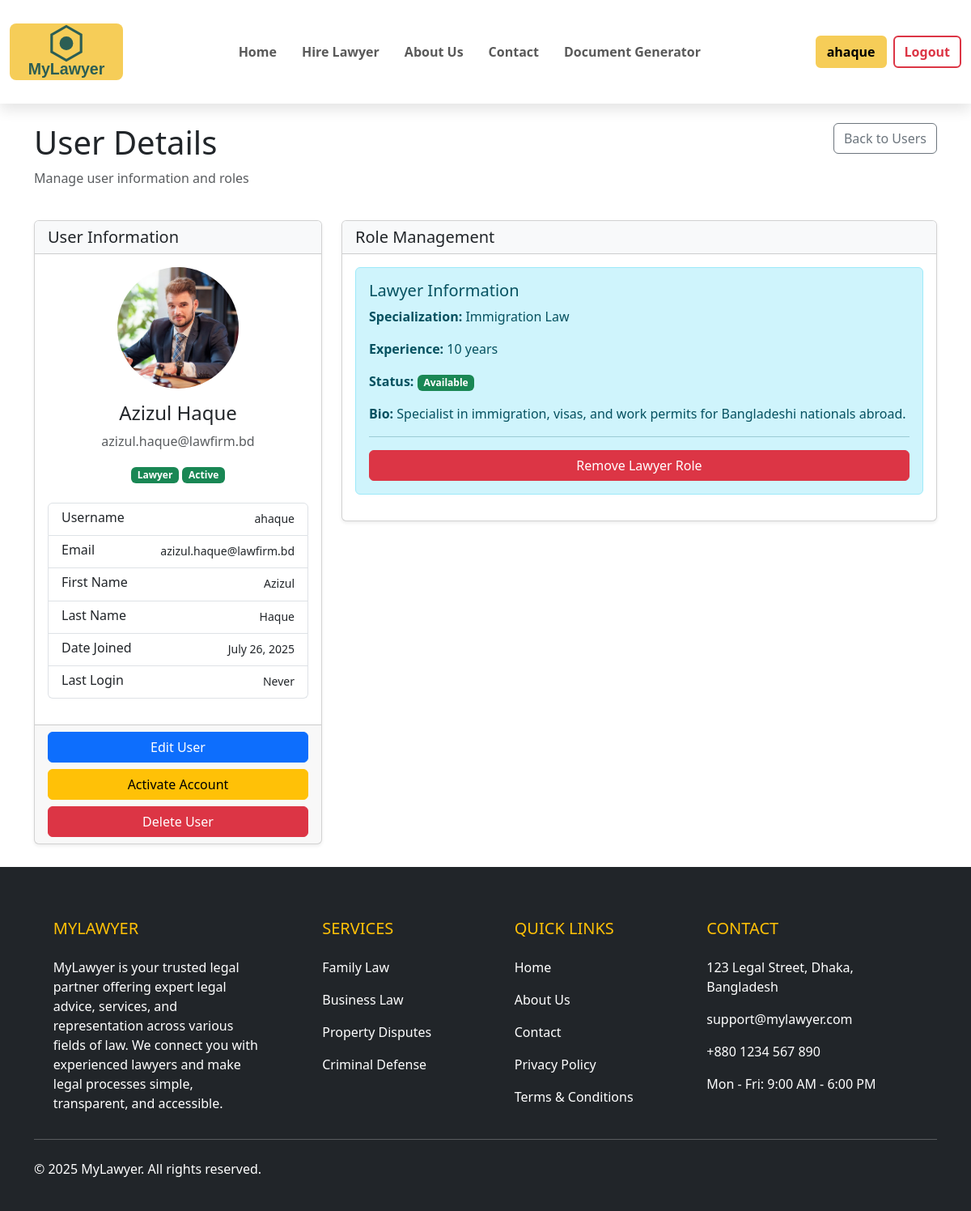
/admin-panel/users/37/ (signed in), run on the app's committed database.
### core/models.py (models this page shows, shortened)
class LawyerProfile(models.Model):
    user = models.OneToOneField(User, on_delete=models.CASCADE)
    profile_picture = models.ImageField(upload_to='profile_pics/', blank=True, null=True)
    specialization = models.CharField(max_length=100)
    experience_years = models.PositiveIntegerField()
    bio = models.TextField()
    available = models.BooleanField(default=True)

### core/views.py (the view)
# urls.py: path('admin-panel/users/<int:user_id>/', views.user_detail, name='admin_user_detail'),
@login_required
@user_passes_test(is_admin)
def user_detail(request, user_id):
    user = get_object_or_404(User, id=user_id)
    try:
        profile = user.profile
    except Profile.DoesNotExist:
        profile = None
    try:
        lawyer_profile = user.lawyerprofile
    except:
        lawyer_profile = None
    hire_requests = HireRequest.objects.filter(student=user)
    client_relationships = ClientRelationship.objects.filter(client=user)
    lawyer_relationships = ClientRelationship.objects.filter(lawyer=user)
    context = {
        'user': user,
        'profile': profile,
        'lawyer_profile': lawyer_profile,
        'hire_requests': hire_requests,
        'client_relationships': client_relationships,
        'lawyer_relationships': lawyer_relationships,
    }
    return render(request, 'admin/user_detail.html', context)

### core/views.py (called while the page is built)
def is_admin(user):
    return user.is_superuser

### core/templates/admin/user_detail.html (shortened to what this page needs)
{% extends 'base.html' %}
{% block content %}
<div class="container mt-4">
    <div class="row mb-4">
        <div class="col-md-6">
            <h1>User Details</h1>
            <p class="text-muted">Manage user information and roles</p>
        </div>
        <div class="col-md-6 text-end">
            <a href="{% url 'admin_user_list' %}" class="btn btn-outline-secondary">
                 Back to Users
            </a>
        </div>
    </div>
    <div class="row">
        <div class="col-md-4">
            <div class="card shadow-sm mb-4">
                <div class="card-header bg-light">
                    <h5 class="mb-0">User Information</h5>
                </div>
                <div class="card-body">
                    <div class="text-center mb-4">
                        {% if profile and profile.profile_picture %}
                            <img src="{{ profile.profile_picture.url }}" alt="{{ user.username }}" class="img-fluid rounded-circle mb-3" style="width: 150px; height: 150px; object-fit: cover;">
                        {% elif lawyer_profile and lawyer_profile.profile_picture %}
                            <img src="{{ lawyer_profile.profile_picture.url }}" alt="{{ user.username }}" class="img-fluid rounded-circle mb-3" style="width: 150px; height: 150px; object-fit: cover;">
                        {% else %}
                            <div class="rounded-circle bg-secondary d-flex align-items-center justify-content-center mx-auto mb-3" style="width: 150px; height: 150px;">
                                <span class="display-4 text-white">{{ user.username|slice:":1"|upper }}</span>
                            </div>
                        {% endif %}
                        <h4>{{ user.get_full_name|default:user.username }}</h4>
                        <p class="text-muted">{{ user.email }}</p>
                        {% if lawyer_profile %}
                            <span class="badge bg-success">Lawyer</span>
                        {% endif %}
                        {% if user.is_active %}
                            <span class="badge bg-success">Active</span>
                        {% else %}
                            <span class="badge bg-danger">Inactive</span>
                        {% endif %}
                    </div>
                    <div class="list-group mb-3">
                        <div class="list-group-item">
                            <div class="d-flex w-100 justify-content-between">
                                <h6 class="mb-1">Username</h6>
                                <small>{{ user.username }}</small>
                            </div>
                        </div>
                        <div class="list-group-item">
                            <div class="d-flex w-100 justify-content-between">
                                <h6 class="mb-1">Email</h6>
                                <small>{{ user.email }}</small>
                            </div>
                        </div>
                        <div class="list-group-item">
                            <div class="d-flex w-100 justify-content-between">
                                <h6 class="mb-1">First Name</h6>
                                <small>{{ user.first_name|default:"-" }}</small>
                            </div>
                        </div>
                        <div class="list-group-item">
                            <div class="d-flex w-100 justify-content-between">
                                <h6 class="mb-1">Last Name</h6>
                                <small>{{ user.last_name|default:"-" }}</small>
                            </div>
                        </div>
                        <div class="list-group-item">
                            <div class="d-flex w-100 justify-content-between">
                                <h6 class="mb-1">Date Joined</h6>
                                <small>{{ user.date_joined|date:"F j, Y" }}</small>
                            </div>
                        </div>
                        <div class="list-group-item">
                            <div class="d-flex w-100 justify-content-between">
                                <h6 class="mb-1">Last Login</h6>
                                <small>{{ user.last_login|date:"F j, Y H:i"|default:"Never" }}</small>
                            </div>
                        </div>
                    </div>
                </div>
                <div class="card-footer">
                    <div class="d-grid gap-2">
                        <a href="{% url 'admin_edit_user' user.id %}" class="btn btn-primary">Edit User</a>
                        <a href="{% url 'admin_toggle_user_status' user.id %}" class="btn btn-warning">
                            {% if profile and profile.is_active %}
                                Deactivate Account
                            {% else %}
                                Activate Account
                            {% endif %}
                        </a>
                        <a href="{% url 'admin_delete_user' user.id %}" class="btn btn-danger">Delete User</a>
                    </div>
                </div>
            </div>
        </div>
        <div class="col-md-8">
            <div class="card shadow-sm mb-4">
                <div class="card-header bg-light">
                    <h5 class="mb-0">Role Management</h5>
                </div>
                <div class="card-body">
                    {% if lawyer_profile %}
                        <div class="alert alert-info">
                            <h5 class="alert-heading">Lawyer Information</h5>
                            <p><strong>Specialization:</strong> {{ lawyer_profile.specialization }}</p>
                            <p><strong>Experience:</strong> {{ lawyer_profile.experience_years }} years</p>
                            <p><strong>Status:</strong>
                                {% if lawyer_profile.available %}
                                    <span class="badge bg-success">Available</span>
                                {% else %}
                                    <span class="badge bg-danger">Not Available</span>
                                {% endif %}
                            </p>
                            <p><strong>Bio:</strong> {{ lawyer_profile.bio }}</p>
                            <hr>
                            <div class="d-grid gap-2">
                                <a href="{% url 'admin_remove_lawyer' user.id %}" class="btn btn-danger">Remove Lawyer Role</a>
                            </div>
                        </div>
                    {% endif %}
                </div>
            </div>
        </div>
    </div>
</div>
{% endblock %}

### core/templates/nav.html (shortened to what this page needs)
{% load static %}
<nav class="navbar navbar-expand-lg navbar-custom py-4 sticky-top">
    <div class="container-fluid">
        <a class="navbar-brand" href="{% url 'home' %}">
            <img src="{% static 'logo.svg' %}" alt="MyLawyer Logo">
        </a>
        <div class="collapse navbar-collapse justify-content-center" id="navbarSupportedContent">
            <ul class="navbar-nav mb-2 mb-lg-0">
                <li class="nav-item">
                    <a class="nav-link {% if request.resolver_match.url_name == 'home' %}active{% endif %}" href="{% url 'home' %}">Home</a>
                </li>
                <li class="nav-item">
                    <a class="nav-link" href="{% url 'view_lawyers' %}">Hire Lawyer</a>
                </li>
                <li class="nav-item">
                    <a class="nav-link" href="{% url 'about' %}">About Us</a>
                </li>
                <li class="nav-item">
                    <a class="nav-link" href="{% url 'contact' %}">Contact</a>
                </li>
                <li class="nav-item">
                    <a class="nav-link" href="{% url 'doc_generator' %}">Document Generator</a>
                </li>
            </ul>
        </div>
        <div class="d-flex align-items-center">
            {% if user.is_authenticated %}
            <a href="{% url 'dashboard' %}" class="btn me-2 custom-profile">
                 {{ user.username }}
            </a>
            <a href="{% url 'logout' %}" class="btn custom-logout">Logout</a>
            {% else %}
            <a href="{% url 'login' %}" class="btn me-2 custom-login">Login</a>
            <a href="{% url 'register' %}" class="btn custom-register">Register</a>
            {% endif %}
        </div>
    </div>
</nav>

### core/templates/nav.html (style rules this page uses)
.navbar-custom { box-shadow: 0 8px 16px rgba(0, 0, 0, 0.1); background-color: #fff; }
.nav-link { font-weight: 600; margin-right: 15px; transition: color 0.3s ease; }
.custom-profile { background-color: #f6cd58; color: black; border: 2px solid #f6cd58; font-weight: 600; transition: 0.3s; }
.custom-logout { background-color: transparent; color: #dc3545; border: 2px solid #dc3545; font-weight: 600; transition: 0.3s; }
.navbar-brand img { width: 140px; border-radius: 8px; }

### data on the page
LawyerProfile: profile_picture (picture), specialization "Immigration Law", experience_years "10", bio "Specialist in immigration, visas, and work permits for Bangladeshi nationals abroad."

### other printed values
{{ user.username }} "ahaque"
{{ user.get_full_name|default:user.username }} "Azizul Haque"
{{ user.email }} "azizul.haque@lawfirm.bd"
{{ user.first_name|default:"-" }} "Azizul"
{{ user.last_name|default:"-" }} "Haque"
{{ user.date_joined|date:"F j, Y" }} "July 26, 2025"
{{ user.last_login|date:"F j, Y H:i"|default:"Never" }} "Never"
